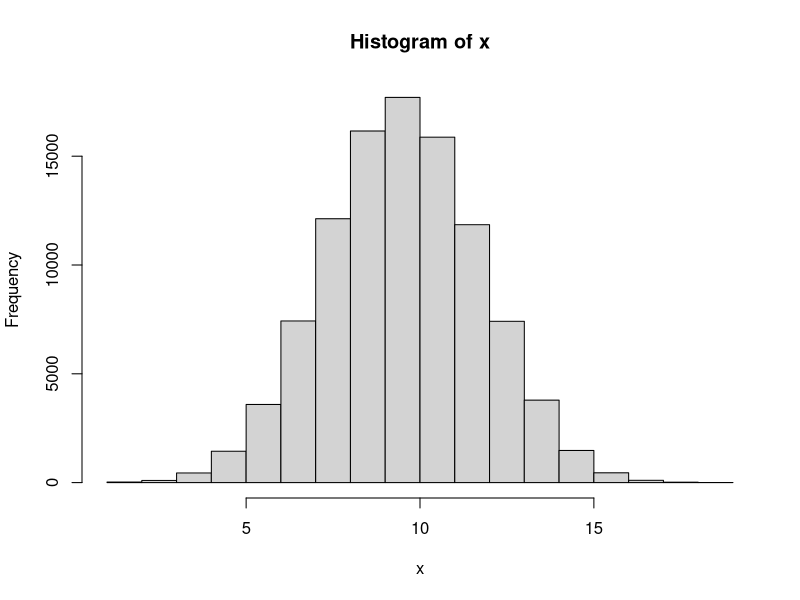
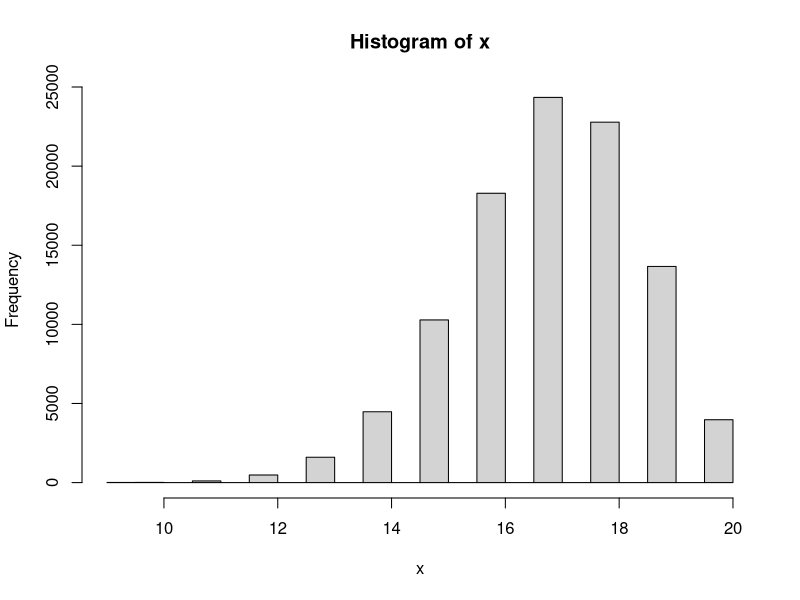

Here is the R script that generated these plots, in order:
#------------------

# Answer to the Question # 01

#------------------

# No 1 of Q.1 

#a) 

# Taking a sample 

x1 <- rbinom(1, 20, 0.5)

#For Answer
x1


#b) 

#Finding the range for x1


n <- 20

p <- 0.5


# Find the min value

min_value <- min(0, n)

# Find the maximum value

max_value <- max(0:n)

# Calculate the cumulative probability at the minimum value

cdf_min <- pbinom(min_value, n, p)

# Calculate the cumulative probability at the maximum value

cdf_max <- pbinom(max_value, n, p)

# Range of the binomial distribution

range_binomial <- c(min_value, max_value)

range_binomial


#2 of Q.1

# Repeating Q.1 for N = 100000 times


N <- 100000

x <- rep(NA, N)

x

for (i in 1: N){
  x[i] <- rbinom(1, 20, 0.5)
}

x

# Plot the histogram

hist(x)

#Find the min and max value

max(x)

min(x)


#3 of Q.1 

# Now setting if x is bigger or less than 15 then y = 1 . And y = 0 otherwise.

y_1 <- ifelse(c(x)>=15, 1,0)
y_1



# 4 of Q.1

#Calculating summation of y


sum(y_1)




#5 of Q.1 


# Now repeating all the steps above for n = 20 and p =0.85


#a) 

# Taking a sample 

x1 <- rbinom(1, 20, 0.85)
x1


#b)

#Finding the range for x1

n <- 20

p <- 0.85

# Find the minimum value

min_value <- min(0, n)

# Find the maximum value

max_value <- max(0:n)

# Calculate the cumulative probability at the minimum value

cdf_min <- pbinom(min_value, n, p)

# Calculate the cumulative probability at the maximum value

cdf_max <- pbinom(max_value, n, p)

# Range of the binomial distribution

range_binomial <- c(min_value, max_value)

range_binomial


#c. 

# Now taking N = 100000 times

N <- 100000

x <- rep(NA, N)

x

for (i in 1: N){
  x[i] <- rbinom(1, 20, 0.85)
}

x

# Plot the histogram

hist(x)


#Find the min and max value

max(x)

min(x)


#d. 

# Now setting if x is bigger or less than 15 then y = 1 . And y = 0 otherwise

y_1 <- ifelse(c(x)>=15, 1,0)
y_1


#e. 

#Calculating summation of y

sum(y_1)


#f. 

#Calculating summation of y divided by N

sum(y_1) / N




# ---------------------------------------------

# Answer to the Question # 01 - (6) : 

# ---------------------------------------------


# Now I have to make a guess about type I and type II errors for Null Hypothesis H0: p0 = 0.5 VS Alternative hypothesis H1: p1 = 0.85. For setting that what is the chance of a fair coin landing on heads at least 15 times out of 20 flips.


# Type I error means we reject the null hypothesis when it is actually true. It is also known as 'False Positive'. The significance level or alpha (a) is the probability of making a type I error. We usually set it as 0.05 or 0.01.


# The chance of a fair coin landing on heads at least 15 times out of 20 flips, we are using binomial distribution and two tailed test for this question. By calculating on the calculator it is found that the probability of getting 15 or more successes out of 20 trials when the p0 = 0.5 is approximately 0.026. So, it can be said that if the p0 = 0.5, we would reject the null hypothesis and conclude that the proportion is significantly different from 0.5 in about 2.6% of the cases.

# On the other hand, Type II error means we fail to reject the null hypothesis when it is actually false. It is also known as 'False Negative'. The probability of making a type II error is denoted by beta (B).

# To find the probability of a type II error, we know that for the alternative hypothesis, p1 = 0.85. By calculating on the calculator, we got that the chance of a fair coin landing on heads at least 15 times out of 20 flips when p1 = 0.85 is approximately 0.408. This means we would fail to reject the null hypothesis and conclude that the proportion is not significantly different from 0.5 in about 40.8% of the cases.

# In summary, the estimated probabilities of making a type I error and a type II error for this hypothesis test are approximately 0.026 and 0.408, respectively.





# ---------------------------------------------

#Answer to the Q. 2 :

# ---------------------------------------------

# Here is the sample : 2 2 1 2 2 2 1 1 2 1 1 2 2 1 1 2 1 2 2 2 1 2 1 2 1 2 2 2 2 2 2 2 2 1 2 1 2 1 2 2


# We have to test the sample that if it is random or not.


# To test whether the process of treatment assignments is random, we will use a chi-squared fit test. At first we will count the number of treatments of each type, and then compare the observed frequencies to the expected frequencies under the assumption of a random process.

# In this case, there are 40 treatments. Among them:
  
# For Observed frequencies: Type 1 = 18 treatments and Type 2 = 22 treatments.

# Expected frequencies (we assume that there is randomness): Type 1 = 20 treatments and Type 2 = 20  treatments. (As there are 40 treatments in total and a 50% chance of each type).


# To calculate the chi-squared statistic, we can use the formula:
  
#  χ2 = Σ ((Oi - Ei)² / Ei)

# Here,

# Oi = Observed Frequency for category  i , (here i = 1 or 2), 

# Ei = Expected frequency for category i, (here i = 1 or 2).

# And the sum is taken over all categories.

# By using online calculator and plugging the numbers, we got that:
  
  
# χ2 = ((18-20)²/20) + ((22-20)²/20) = 0.4


# To determine whether this value is statistically significant, we need to compare it to a chi-squared distribution with one degree of freedom (since we have two categories and one parameter estimated from the data). Using a table, we find that the p-value for this test is approximately 0.5, which is very large.

# Therefore, we fail to reject the null hypothesis that the treatment assignments are random. In other words, there is no evidence to suggest that the process was biased or non-random.



# ---------------------------------------------

#Answer to the Q. 3 :

# ---------------------------------------------


#Answer for 3 - a


#1

# Taking a sample

x2 <- rbinom(1, 1, 0.5)
x2


#Then identify the range

n <- 1
p <- 0.5


# Find the minimum value

min_value <- min(0, n)


# Find the maximum value

max_value <- max(0:n)


# Calculate the cumulative probability at the minimum value

cdf_min <- pbinom(min_value, n, p)

# Calculate the cumulative probability at the maximum value

cdf_max <- pbinom(max_value, n, p)

# Range of the binomial distribution

range_binomial <- c(min_value, max_value)

range_binomial


#For question 3 - (a) - #2 and #3

# Patient will get “A” if x2 = 1, and get “B” if x2 = 0

# Repeating 1 & 2 for N = 40


N <- 40
x <- rep(NA, N)

x

for (i in 1: N){
  x[i] <- rbinom(1, 1, 0.5)
}

x

# Now assigning A and B for 1 and 0 respectively.

x[x == 1] <- "A"
x[x == 0] <- "B"


# print the modified values of x

print(x)


#Number of A and B

table(x)


# --------------------------------------------


# --------------------------------------------


#Answer for 3 - b



# Set the block size

block_size <- 40


# Create a vector of treatment assignments

treatments <- rep(c("A", "B"), length.out = block_size*1)


# Create a vector of block assignments

blocks <- rep(1:1, each = block_size)


# Randomly permute the blocks

blocks <- sample(blocks)


# Order the treatment assignments within each block

for (i in 1:1) {
  treatments[blocks == i] <- sample(treatments[blocks == i])
}

# View the resulting treatment assignments by block

a <- split(treatments, blocks)

a

#Number of A and B

table(a)

# The difference between 3(a) and 3 (b) is that - in 3 (a) , though the probability is p = 0.5 , for the N = 40 , number of A and B is not same. For my case , A = 18 and B = 22. But, in 3 (b) we used random permutated block randomization with a block size of 40. And for this case number of A and B is same. For my case , A = 20 and B = 20.



# --------------------------------------------

# --------------------------------------------


# Answer for 3 - c


# Set the block size of 8


block_size <- 8


# Create a vector of treatment assignments


treatments <- rep(c("A", "B"), length.out = block_size*5)


# Create a vector of block assignments


blocks <- rep(1:5, each = block_size)




# Randomly permute the blocks



blocks <- sample(blocks)



# Order the treatment assignments within each block

for (i in 1:5) {
  treatments[blocks == i] <- sample(treatments[blocks == i])
}


# View the resulting treatment assignments by block. There are 5 different block with block size of 8


d <- split(treatments, blocks)
d

# Now, merging all the 5 different blocks into 1. So, now there will be 40


b <- unsplit(treatments, blocks)

b


#Number of A and B

table(b)

# The difference between 3(b) and 3 (c) is that - in 3 (b) , we used random permutated block randomization with a block size of 40. And for this case number of A and B is same. For my case , it was A = 20 and B = 20. But, in 3 (c) though we used random permutated block randomization, but this time with a block size of 8. After that we added all the 8 blocks so total sample is 40. And for this case number of A and B is not same. For my case , it was A = 24 and B = 16. 

# If we stop the study for toxicity for in sample size = 20, then for 3 (b) = The difference between number of A and B will not be that much. 

# But, for 3 (c) = The difference between number of A and B will be more than 3 (b)
